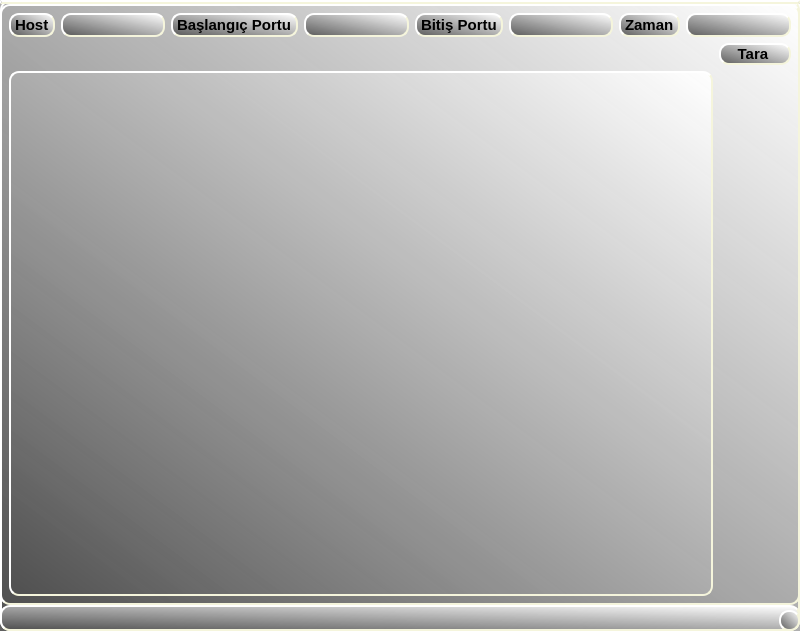
<?xml version="1.0" encoding="UTF-8"?>
<ui version="4.0">
 <class>MainWindow</class>
 <widget class="QMainWindow" name="MainWindow">
  <property name="geometry">
   <rect>
    <x>0</x>
    <y>0</y>
    <width>800</width>
    <height>631</height>
   </rect>
  </property>
  <property name="windowTitle">
   <string>MainWindow</string>
  </property>
  <property name="styleSheet">
   <string notr="true">background-color: qlineargradient(spread:pad, x1:0, y1:1, x2:1, y2:0, stop:0 rgba(79, 79, 79, 231), stop:1 rgba(255, 255, 255, 255));
color: rgb(0, 0, 0);
    border-style: outset;
    border-width: 2px;
    border-radius: 10px;
    border-color: beige;
    font: bold 15px;</string>
  </property>
  <widget class="QWidget" name="centralwidget">
   <layout class="QGridLayout" name="gridLayout">
    <item row="0" column="0" colspan="2">
     <layout class="QHBoxLayout" name="horizontalLayout_5">
      <item>
       <layout class="QHBoxLayout" name="horizontalLayout">
        <item>
         <widget class="QLabel" name="label">
          <property name="text">
           <string>Host</string>
          </property>
         </widget>
        </item>
        <item>
         <widget class="QLineEdit" name="lineEditHost"/>
        </item>
       </layout>
      </item>
      <item>
       <layout class="QHBoxLayout" name="horizontalLayout_2">
        <item>
         <widget class="QLabel" name="label_2">
          <property name="text">
           <string>Başlangıç Portu</string>
          </property>
         </widget>
        </item>
        <item>
         <widget class="QLineEdit" name="lineEditStartPort"/>
        </item>
       </layout>
      </item>
      <item>
       <layout class="QHBoxLayout" name="horizontalLayout_3">
        <item>
         <widget class="QLabel" name="label_3">
          <property name="text">
           <string>Bitiş Portu</string>
          </property>
         </widget>
        </item>
        <item>
         <widget class="QLineEdit" name="lineEditEndPort"/>
        </item>
       </layout>
      </item>
      <item>
       <layout class="QHBoxLayout" name="horizontalLayout_4">
        <item>
         <widget class="QLabel" name="label_4">
          <property name="text">
           <string>Zaman</string>
          </property>
         </widget>
        </item>
        <item>
         <widget class="QLineEdit" name="lineEditTimeout"/>
        </item>
       </layout>
      </item>
     </layout>
    </item>
    <item row="1" column="1">
     <widget class="QPushButton" name="pushButton">
      <property name="text">
       <string>    Tara     </string>
      </property>
     </widget>
    </item>
    <item row="2" column="0">
     <widget class="QTextEdit" name="results"/>
    </item>
   </layout>
  </widget>
  <widget class="QMenuBar" name="menubar">
   <property name="geometry">
    <rect>
     <x>0</x>
     <y>0</y>
     <width>800</width>
     <height>29</height>
    </rect>
   </property>
  </widget>
  <widget class="QStatusBar" name="statusbar"/>
 </widget>
 <resources/>
 <connections/>
</ui>
